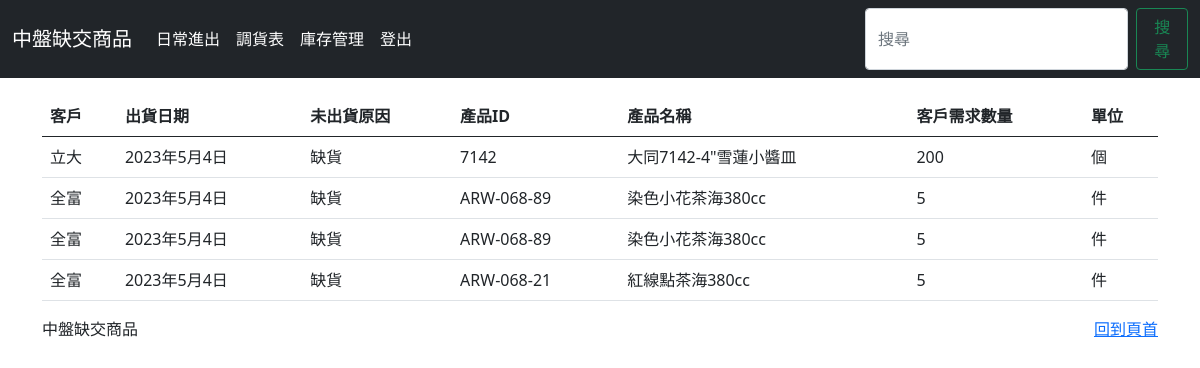
The page /Tclient/ (signed in) on the database as committed earlier.
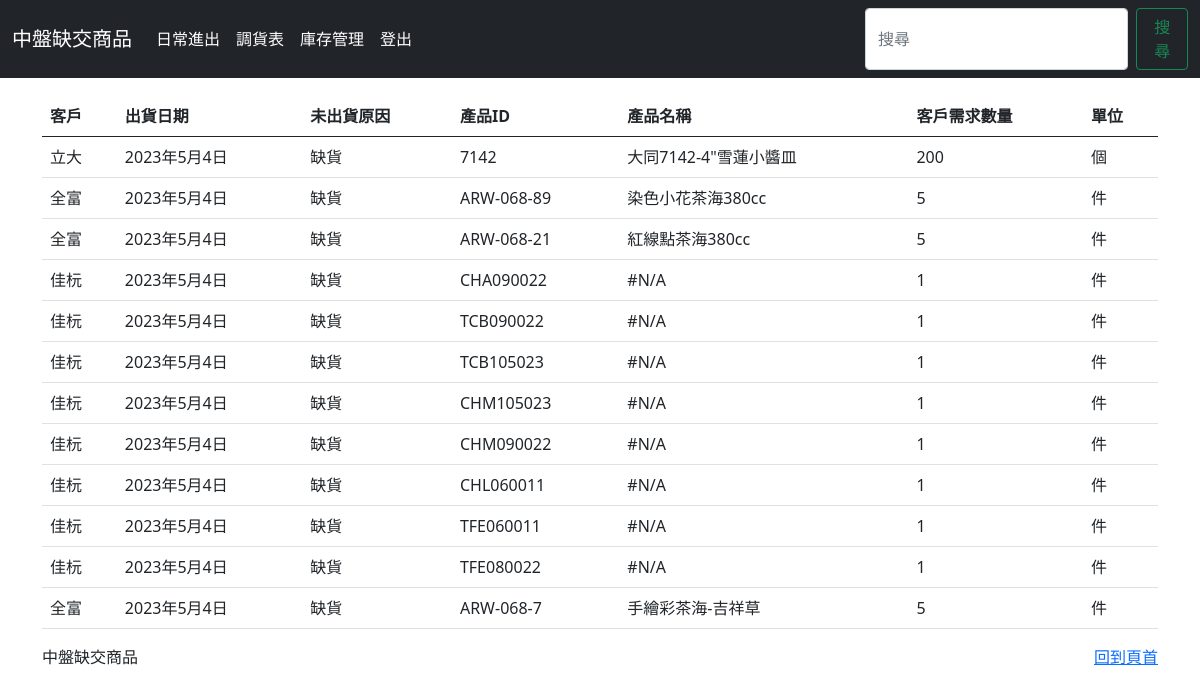
The same page on the database as committed later.
### myapp/models.py (models this page shows)
class TimeStampedModel(models.Model):
    created_at = models.DateTimeField(auto_now_add=True)
    modified_at = models.DateTimeField(auto_now=True)
    created_by = models.ForeignKey(User, on_delete=models.SET_NULL, null=True, blank=True, related_name='created_%(class)s_set')
    modified_by = models.ForeignKey(User, on_delete=models.SET_NULL, null=True, blank=True, related_name='modified_%(class)s_set')
    class Meta:
        abstract = True

class Client(TimeStampedModel):
    client = models.CharField("客戶",max_length=20)
    exportDate = models.DateField("出貨日期")
    nonShipment = models.CharField("未出貨原因",max_length=100,null=True)
    productId = models.CharField('產品ID',max_length=100)
    productName = models.CharField('產品名稱',max_length=100)
    clientRequirement = models.IntegerField("客戶需求數量")
    unit = models.CharField("單位",max_length=5)

### myapp/views.py (the view)
# urls.py: path('Tclient/',views.Tclient,name='Tclient'),
@csrf_exempt
def Tclient(request):
    if 'user' in request.session:
        current_user = request.session['user']
        clients = Client.objects.all()
    return render(request,'Tclient.html',locals())

### templates/Tclient.html (shortened to what this page needs)
<!doctype html>
<html lang="en" data-bs-theme="auto">
  <head>
    {% load static %}
    <link href="{% static 'css/style.css' %}" rel="stylesheet">
    <link href="https://cdn.jsdelivr.net/npm/bootstrap@5.0.2/dist/css/bootstrap.min.css" rel="stylesheet">
  </head>
  <body>
<header data-bs-theme="dark">
  <nav class="navbar navbar-expand-md navbar-dark fixed-top bg-dark">
    <div class="container-fluid">
      <a class="navbar-brand" href="#">中盤缺交商品</a>
      <div class="collapse navbar-collapse" id="navbarCollapse">
        <ul class="navbar-nav me-auto mb-2 mb-md-0">
          <li class="nav-item">
            <a class="nav-link active" aria-current="page" href="{% url 'Tdaily' %}">日常進出</a>
          </li>
          <li class="nav-item">
            <a class="nav-link active" aria-current="page" href="{%url 'Ttransfer'%}">調貨表</a>
          </li>
          <li class="nav-item">
            <a class="nav-link active" aria-current="page" href="{%url 'Tgoods'%}">庫存管理</a>
          </li>
          <li class="nav-item">
            <a class="nav-link active" aria-current="page" href="/logout">登出</a>
          </li>
        </ul>
        <form method="get" class="d-flex" role="search" action="{%url 'searchClient'%}">
          <input class="form-control me-2" type="search" placeholder="搜尋" aria-label="Search" name="searchClient">
          <button class="btn btn-outline-success" type="submit">搜尋</button>
        </form>
      </div>
    </div>
  </nav>
</header>
<main>
  <div class="container mt-5">
    <div class="row">
      <div class="col">
      <table class="table table-hover">
        <thead>
          <tr>
            <th scope="col">客戶</th>
            <th scope="col">出貨日期</th>
            <th scope="col">未出貨原因</th>
            <th scope="col">產品ID</th>
            <th scope="col">產品名稱</th>
            <th scope="col">客戶需求數量</th>
            <th scope="col">單位</th>
          </tr>
        </thead>
        <tbody>
          {% if clients %}
            {% for client in clients %}
            <tr>
              <td>{{client.client}}</td>
              <td>{{client.exportDate}}</td>
              <td>{{client.nonShipment}}</td>
              <td>{{client.productId}}</td>
              <td>{{client.productName}}</td>
              <td>{{client.clientRequirement}}</td>
              <td>{{client.unit}}</td>
            </tr>
          {% endfor %}
          {%endif%}
        </tbody>
      </table>
      </div>
    </div>
  </div>
  <footer class="container">
    <p class="float-end"><a href="#">回到頁首</a></p>
    <p>中盤缺交商品</p>
  </footer>
</main>
    </body>
</html>

Rows that differ between the two databases and show on the page:
removed Client: client "全富", exportDate "2023年5月4日", nonShipment "缺貨", productId "ARW-068-89", productName "染色小花茶海380cc", clientRequirement "5", unit "件"
added Client: client "佳杬", exportDate "2023年5月4日", nonShipment "缺貨", productId "CHA090022", productName "#N/A", clientRequirement "1", unit "件"
added Client: client "佳杬", exportDate "2023年5月4日", nonShipment "缺貨", productId "TCB090022", productName "#N/A", clientRequirement "1", unit "件"
added Client: client "佳杬", exportDate "2023年5月4日", nonShipment "缺貨", productId "TCB105023", productName "#N/A", clientRequirement "1", unit "件"
added Client: client "佳杬", exportDate "2023年5月4日", nonShipment "缺貨", productId "CHM105023", productName "#N/A", clientRequirement "1", unit "件"
added Client: client "佳杬", exportDate "2023年5月4日", nonShipment "缺貨", productId "CHM090022", productName "#N/A", clientRequirement "1", unit "件"
added Client: client "佳杬", exportDate "2023年5月4日", nonShipment "缺貨", productId "CHL060011", productName "#N/A", clientRequirement "1", unit "件"
added Client: client "佳杬", exportDate "2023年5月4日", nonShipment "缺貨", productId "TFE060011", productName "#N/A", clientRequirement "1", unit "件"
added Client: client "佳杬", exportDate "2023年5月4日", nonShipment "缺貨", productId "TFE080022", productName "#N/A", clientRequirement "1", unit "件"
added Client: client "全富", exportDate "2023年5月4日", nonShipment "缺貨", productId "ARW-068-7", productName "手繪彩茶海-吉祥草", clientRequirement "5", unit "件"
